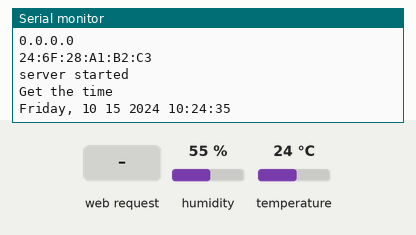
Simulated run of this sketch. Board: ESP32. Parts: the last lines printed to the serial monitor. Inputs (shaded band) come from the test bench; at power-on: humidity 55 %, temperature 24 °C. WiFi joins after 1.5 s; servers stay silent unless stated; the local clock reads 2024-03-15 10:24:30 at power-on unless the sketch sets it; storage starts empty.

Above: at 6.2 s.
6.3 s: HTTP request GET /temperature received
At 7.1 s:
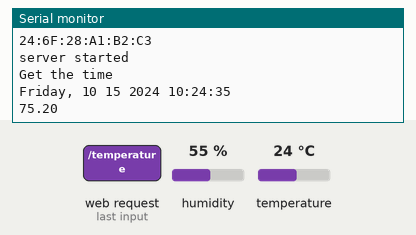
7.8 s: HTTP request GET /humidity received
At 9.2 s:
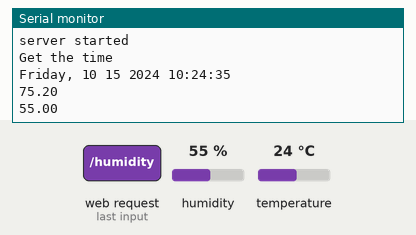
Timing chart, 0 to 10.8 s (numbered marks = the images above; inputs shaded):
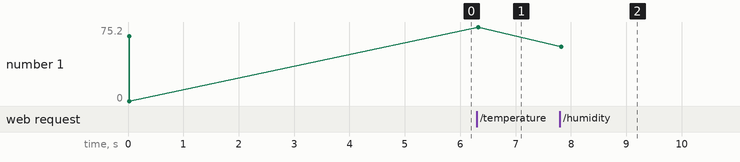

The sketch:

ESP32_DHT22_Temp_Wifi.ino
```cpp
/*********
  Rui Santos
  Complete project details at https://randomnerdtutorials.com
*********/

// Import required libraries
#include <WiFi.h>
#include <ESPAsyncWebServer.h>
#include <Adafruit_Sensor.h>
#include <DHT.h>
#include "time.h"
#include <ArduinoOTA.h>
#include "SPIFFS.h"

// Replace with your network credentials
const char* ssid = "ILoveCatsTheMost2G";
const char* password = "ilovecatsverymuch";

// Set time
const char* ntpServer = "pool.ntp.org";
const long  gmtOffset_sec = -28800;
const int   daylightOffset_sec = 3600;

#define DHTPIN 27       // Digital pin connected to the DHT sensor
#define DHTTYPE DHT22   // DHT 22 (AM2302)

DHT dht(DHTPIN, DHTTYPE);

IPAddress local_IP(192, 168, 1, 199);
// Set your Gateway IP address
IPAddress gateway(192, 168, 1, 1);
IPAddress subnet(255, 255, 255, 0);
IPAddress primaryDNS(192, 168, 1, 4);   //optional
IPAddress secondaryDNS(192, 168, 1, 4); //optional

// Create AsyncWebServer object on port 80
AsyncWebServer server(80);

String getDHTTemperature() {
  // Sensor readings may also be up to 2 seconds 'old' (its a very slow sensor)
  float f = dht.readTemperature(true);
  // Check if any reads failed and exit early (to try again).
  if (isnan(f)) {
    Serial.println("Failed to read from DHT sensor!");
    return "--";
  }

  Serial.println(f);
  return String(f);
}

String getDHTHumidity() {
  // Sensor readings may also be up to 2 seconds 'old' (its a very slow sensor)
  float h = dht.readHumidity();
  if (isnan(h)) {
    Serial.println("Failed to read from DHT sensor!");
    return "--";
  }
  Serial.println(h);
  return String(h);
}

String getTime() {
  struct tm timeinfo;
  if (!getLocalTime(&timeinfo)) {
    Serial.println("Failed to obtain time");
    return "--";
  }

  return asctime (&timeinfo);
}

//const char index_html[] PROGMEM = R"rawliteral()rawliteral";

// Replaces placeholder with DHT values
String processor(const String& var) {
  //Serial.println(var);
  if (var == "TEMPERATURE") {
    return getDHTTemperature();
  }
  else if (var == "HUMIDITY") {
    return getDHTHumidity();
  }
  else if (var == "TIME") {
    return getTime();
  }
  return String();
}

void setup() {
  // Serial port for debugging purposes
  Serial.begin(115200);

  if(!SPIFFS.begin(true)){
    Serial.println("An Error has occurred while mounting SPIFFS");
    return;
  }

  dht.begin();

  // Configures static IP address
  if (!WiFi.config(local_IP, gateway, subnet, primaryDNS, secondaryDNS)) {
    Serial.println("STA Failed to configure");
  }

  // Connect to Wi-Fi
  WiFi.begin(ssid, password);
  Serial.println("Wifi Status: ");
  Serial.print(WiFi.status());

  unsigned long currentMillis = millis();
  unsigned long previousMillis = 0;
  unsigned long interval = 10000;
  // if WiFi is down, try reconnecting
  if ((WiFi.status() != WL_CONNECTED) && (currentMillis - previousMillis >= interval)) {
    Serial.println("Wifi Not Connected Status: ");
    Serial.println(WiFi.status());
    Serial.println(millis());
    Serial.println("Reconnecting to WiFi...");
    WiFi.disconnect();
    WiFi.reconnect();
    Serial.println("Wifi ReConnect Status: ");
    Serial.println(WiFi.status());
    previousMillis = currentMillis;
  }
  Serial.println(WiFi.status());
  Serial.println(WiFi.localIP());
  Serial.println(WiFi.macAddress());

  // Route for root / web page
  server.on("/", HTTP_GET, [](AsyncWebServerRequest * request){
    request->send(SPIFFS, "/index.html", String(), false, processor);
  });
  server.on("/index.html", HTTP_GET, [](AsyncWebServerRequest * request){
    request->send(SPIFFS, "/index.html", String(), false, processor);
  });
  server.on("/style.css", HTTP_GET, [](AsyncWebServerRequest * request){
    request->send(SPIFFS, "/style.css", "text/css");
  });
  server.on("/temperature", HTTP_GET, [](AsyncWebServerRequest * request) {
    request->send_P(200, "text/plain", getDHTTemperature().c_str());
  });
  server.on("/humidity", HTTP_GET, [](AsyncWebServerRequest * request) {
    request->send_P(200, "text/plain", getDHTHumidity().c_str());
  });
  server.on("/time", HTTP_GET, [](AsyncWebServerRequest * request) {
    request->send_P(200, "text/plain", getTime().c_str());
  });

  // Start server
  server.begin();
  Serial.println("server started");

  // Init and get the time
  Serial.println("Get the time");
  configTime(gmtOffset_sec, daylightOffset_sec, ntpServer);
  printLocalTime();

  ArduinoOTA
    .onStart([]() {
      String type;
      if (ArduinoOTA.getCommand() == U_FLASH)
        type = "sketch";
      else // U_SPIFFS
        type = "filesystem";

      // NOTE: if updating SPIFFS this would be the place to unmount SPIFFS using SPIFFS.end()
      Serial.println("Start updating " + type);
    })
    .onEnd([]() {
      Serial.println("\nEnd");
    })
    .onProgress([](unsigned int progress, unsigned int total) {
      Serial.printf("Progress: %u%%\r", (progress / (total / 100)));
    })
    .onError([](ota_error_t error) {
      Serial.printf("Error[%u]: ", error);
      if (error == OTA_AUTH_ERROR) Serial.println("Auth Failed");
      else if (error == OTA_BEGIN_ERROR) Serial.println("Begin Failed");
      else if (error == OTA_CONNECT_ERROR) Serial.println("Connect Failed");
      else if (error == OTA_RECEIVE_ERROR) Serial.println("Receive Failed");
      else if (error == OTA_END_ERROR) Serial.println("End Failed");
    });

  ArduinoOTA.begin();
}

void loop() {
  delay(1000);
  printLocalTime();
}


void printLocalTime() {
  delay(5000);
  struct tm timeinfo;
  if (!getLocalTime(&timeinfo)) {
    Serial.println("Failed to obtain time");
    return;
  }

  Serial.println(&timeinfo, "%A, %I %d %Y %H:%M:%S");

  ArduinoOTA.handle();
}
```

Measured:
- after the input at 6.3 s, the serial monitor: prints a new line at once (image 1)
- after the input at 7.8 s, the serial monitor: prints a new line at once (image 2)
- plotted number 1: 0 → 75.2 after the input at 6.3 s, 75.2 → 55 after the input at 7.8 s
